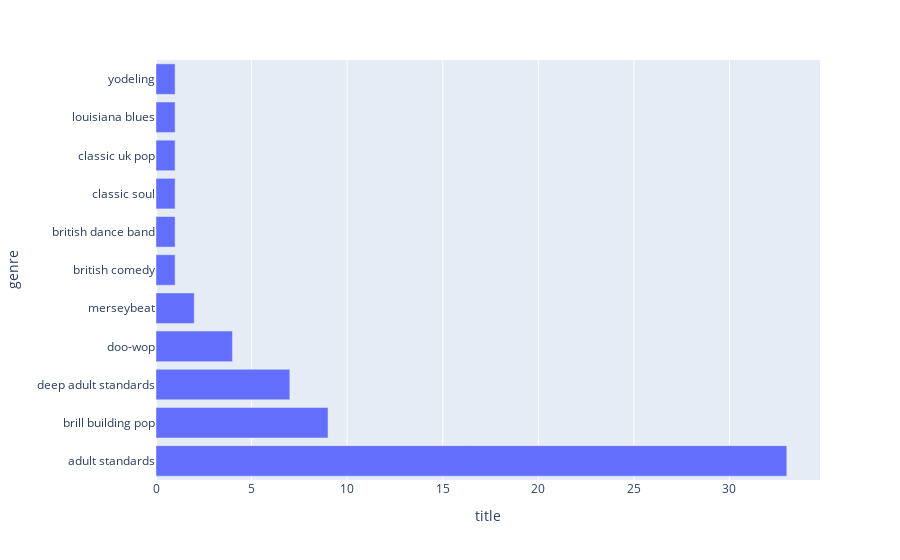

The cell this chart's notebook holds for it:
### Code cell
# Pie chart of all songs by genre

groupByGenre = song50s.groupby("genre").count().sort_values(by=["title"], ascending=False)

figure = px.bar(groupByGenre["title"], y=groupByGenre.index, x="title", orientation="h")
figure.show()

### Figure 1 — Plotly figure (JSON) as saved in the notebook; plotly's stock layout.template omitted (floating-point values rounded to 4 significant figures)
{"data": [{"alignmentgroup": "True", "hovertemplate": "title=%{x}<br>genre=%{y}<extra></extra>", "legendgroup": "", "marker": {"color": "#636efa", "pattern": {"shape": ""}}, "name": "", "offsetgroup": "", "orientation": "h", "showlegend": false, "textposition": "auto", "type": "bar", "x": [33, 9, 7, 4, 2, 1, 1, 1, 1, 1, 1], "xaxis": "x", "y": ["adult standards", "brill building pop", "deep adult standards", "doo-wop", "merseybeat", "british comedy", "british dance band", "classic soul", "classic uk pop", "louisiana blues", "yodeling"], "yaxis": "y"}], "layout": {"barmode": "relative", "legend": {"tracegroupgap": 0}, "margin": {"t": 60}, "xaxis": {"anchor": "y", "domain": [0, 1], "title": {"text": "title"}}, "yaxis": {"anchor": "x", "domain": [0, 1], "title": {"text": "genre"}}}}
